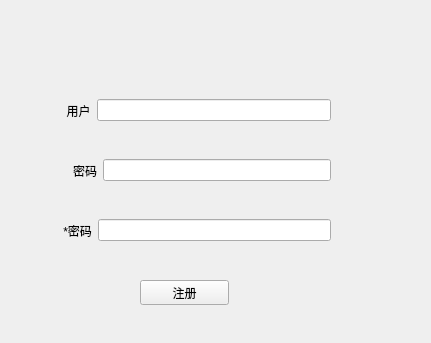
<?xml version="1.0" encoding="UTF-8"?>
<ui version="4.0">
 <class>Widget</class>
 <widget class="QWidget" name="Widget">
  <property name="geometry">
   <rect>
    <x>0</x>
    <y>0</y>
    <width>431</width>
    <height>343</height>
   </rect>
  </property>
  <property name="windowTitle">
   <string>Widget</string>
  </property>
  <property name="styleSheet">
   <string notr="true">
QPushButton:hover
{ 
    background-color:red;
}

</string>
  </property>
  <widget class="QWidget" name="horizontalLayoutWidget_3">
   <property name="geometry">
    <rect>
     <x>60</x>
     <y>150</y>
     <width>271</width>
     <height>41</height>
    </rect>
   </property>
   <layout class="QHBoxLayout" name="horizontalLayout_3">
    <item>
     <widget class="QLabel" name="label_4">
      <property name="text">
       <string/>
      </property>
     </widget>
    </item>
    <item>
     <widget class="QLabel" name="label_5">
      <property name="text">
       <string>密码</string>
      </property>
     </widget>
    </item>
    <item>
     <widget class="QLineEdit" name="let_passwd"/>
    </item>
   </layout>
  </widget>
  <widget class="QWidget" name="horizontalLayoutWidget">
   <property name="geometry">
    <rect>
     <x>60</x>
     <y>90</y>
     <width>271</width>
     <height>41</height>
    </rect>
   </property>
   <layout class="QHBoxLayout" name="horizontalLayout">
    <item>
     <widget class="QLabel" name="label_3">
      <property name="text">
       <string>  用户</string>
      </property>
     </widget>
    </item>
    <item>
     <widget class="QLineEdit" name="letname"/>
    </item>
   </layout>
  </widget>
  <widget class="QWidget" name="horizontalLayoutWidget_2">
   <property name="geometry">
    <rect>
     <x>60</x>
     <y>210</y>
     <width>271</width>
     <height>41</height>
    </rect>
   </property>
   <layout class="QHBoxLayout" name="horizontalLayout_2">
    <item>
     <widget class="QLabel" name="label_2">
      <property name="text">
       <string> *密码</string>
      </property>
     </widget>
    </item>
    <item>
     <widget class="QLineEdit" name="let_passwd2"/>
    </item>
   </layout>
  </widget>
  <widget class="QPushButton" name="but_reg">
   <property name="geometry">
    <rect>
     <x>140</x>
     <y>280</y>
     <width>89</width>
     <height>25</height>
    </rect>
   </property>
   <property name="text">
    <string>注册</string>
   </property>
  </widget>
 </widget>
 <resources/>
 <connections/>
</ui>
